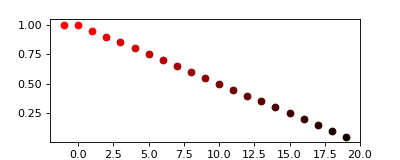

Generate this figure with Python:
fig, ax = plt.subplots(figsize=(5, 2))

# initial color red
red = (1.0, 0.0, 0.0)
ax.plot(-1, 1, 'o', color=red)

# scale from 1 to 0.05
scales = np.arange(1, 0, -0.05)

# loop through scales and plot
for s, scale in enumerate(scales):
    darker_red = dm.plot._scale_lightness(red, scale)
    ax.plot(s, scale, 'o', color=darker_red)

plt.show()
